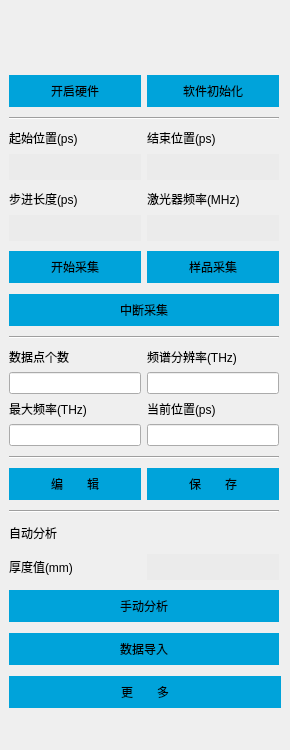
        <widget class="QWidget" name="gpWidget" native="true">
         <property name="geometry">
          <rect>
           <x>0</x>
           <y>0</y>
           <width>290</width>
           <height>750</height>
          </rect>
         </property>
         <property name="sizePolicy">
          <sizepolicy hsizetype="Fixed" vsizetype="Fixed">
           <horstretch>0</horstretch>
           <verstretch>0</verstretch>
          </sizepolicy>
         </property>
         <property name="minimumSize">
          <size>
           <width>290</width>
           <height>750</height>
          </size>
         </property>
         <property name="maximumSize">
          <size>
           <width>290</width>
           <height>750</height>
          </size>
         </property>
         <layout class="QVBoxLayout" name="verticalLayout">
          <property name="leftMargin">
           <number>9</number>
          </property>
          <property name="topMargin">
           <number>9</number>
          </property>
          <property name="rightMargin">
           <number>9</number>
          </property>
          <property name="bottomMargin">
           <number>9</number>
          </property>
          <item>
           <layout class="QHBoxLayout" name="horizontalLayout2">
            <property name="sizeConstraint">
             <enum>QLayout::SetFixedSize</enum>
            </property>
            <item>
             <spacer name="horizontalSpacer3">
              <property name="orientation">
               <enum>Qt::Horizontal</enum>
              </property>
              <property name="sizeType">
               <enum>QSizePolicy::Fixed</enum>
              </property>
              <property name="sizeHint" stdset="0">
               <size>
                <width>40</width>
                <height>20</height>
               </size>
              </property>
             </spacer>
            </item>
            <item>
             <widget class="LedButton" name="ledBtn1" native="true">
              <property name="sizePolicy">
               <sizepolicy hsizetype="Fixed" vsizetype="Fixed">
                <horstretch>0</horstretch>
                <verstretch>0</verstretch>
               </sizepolicy>
              </property>
              <property name="minimumSize">
               <size>
                <width>70</width>
                <height>60</height>
               </size>
              </property>
              <property name="maximumSize">
               <size>
                <width>70</width>
                <height>60</height>
               </size>
              </property>
             </widget>
            </item>
            <item>
             <widget class="LedButton" name="ledBtn2" native="true">
              <property name="sizePolicy">
               <sizepolicy hsizetype="Fixed" vsizetype="Fixed">
                <horstretch>0</horstretch>
                <verstretch>0</verstretch>
               </sizepolicy>
              </property>
              <property name="minimumSize">
               <size>
                <width>70</width>
                <height>60</height>
               </size>
              </property>
              <property name="maximumSize">
               <size>
                <width>70</width>
                <height>60</height>
               </size>
              </property>
             </widget>
            </item>
            <item>
             <widget class="LedButton" name="ledBtn3" native="true">
              <property name="sizePolicy">
               <sizepolicy hsizetype="Fixed" vsizetype="Fixed">
                <horstretch>0</horstretch>
                <verstretch>0</verstretch>
               </sizepolicy>
              </property>
              <property name="minimumSize">
               <size>
                <width>70</width>
                <height>60</height>
               </size>
              </property>
              <property name="maximumSize">
               <size>
                <width>70</width>
                <height>60</height>
               </size>
              </property>
             </widget>
            </item>
            <item>
             <spacer name="horizontalSpacer4">
              <property name="orientation">
               <enum>Qt::Horizontal</enum>
              </property>
              <property name="sizeType">
               <enum>QSizePolicy::Fixed</enum>
              </property>
              <property name="sizeHint" stdset="0">
               <size>
                <width>40</width>
                <height>20</height>
               </size>
              </property>
             </spacer>
            </item>
           </layout>
          </item>
          <item>
           <layout class="QGridLayout" name="gridLayout">
            <property name="horizontalSpacing">
             <number>6</number>
            </property>
            <item row="7" column="0" colspan="2">
             <widget class="QPushButton" name="btnGpStop">
              <property name="sizePolicy">
               <sizepolicy hsizetype="Fixed" vsizetype="Fixed">
                <horstretch>0</horstretch>
                <verstretch>0</verstretch>
               </sizepolicy>
              </property>
              <property name="minimumSize">
               <size>
                <width>270</width>
                <height>32</height>
               </size>
              </property>
              <property name="maximumSize">
               <size>
                <width>270</width>
                <height>32</height>
               </size>
              </property>
              <property name="styleSheet">
               <string notr="true">QPushButton{background-color:#FF00A3DA;border:none;} QPushButton:hover{background-color:#8F00A3DA;}QPushButton:disabled{background-color:#FFB1B1B1;}</string>
              </property>
              <property name="text">
               <string>中断采集</string>
              </property>
             </widget>
            </item>
            <item row="4" column="1">
             <widget class="QLabel" name="label_4">
              <property name="text">
               <string>激光器频率(MHz)</string>
              </property>
             </widget>
            </item>
            <item row="0" column="1">
             <widget class="QPushButton" name="btnGpInit">
              <property name="sizePolicy">
               <sizepolicy hsizetype="Fixed" vsizetype="Fixed">
                <horstretch>0</horstretch>
                <verstretch>0</verstretch>
               </sizepolicy>
              </property>
              <property name="minimumSize">
               <size>
                <width>132</width>
                <height>32</height>
               </size>
              </property>
              <property name="maximumSize">
               <size>
                <width>132</width>
                <height>32</height>
               </size>
              </property>
              <property name="styleSheet">
               <string notr="true">QPushButton{background-color:#FF00A3DA;border:none;} QPushButton:hover{background-color:#8F00A3DA;}QPushButton:disabled{background-color:#FFB1B1B1;}</string>
              </property>
              <property name="text">
               <string>软件初始化</string>
              </property>
             </widget>
            </item>
            <item row="10" column="0">
             <widget class="QLineEdit" name="txtNumOfPt">
              <property name="sizePolicy">
               <sizepolicy hsizetype="Fixed" vsizetype="Fixed">
                <horstretch>0</horstretch>
                <verstretch>0</verstretch>
               </sizepolicy>
              </property>
              <property name="minimumSize">
               <size>
                <width>132</width>
                <height>0</height>
               </size>
              </property>
              <property name="maximumSize">
               <size>
                <width>132</width>
                <height>16777215</height>
               </size>
              </property>
              <property name="styleSheet">
               <string notr="true">QLineEdit[readOnly='true'] { background-color: #FFB1B1B1; border:none; height:26px; margin:1px 0px 5px 0px;}</string>
              </property>
              <property name="readOnly">
               <bool>true</bool>
              </property>
             </widget>
            </item>
            <item row="22" column="0" colspan="2">
             <widget class="QPushButton" name="btnGpAnalysis">
              <property name="sizePolicy">
               <sizepolicy hsizetype="Fixed" vsizetype="Fixed">
                <horstretch>0</horstretch>
                <verstretch>0</verstretch>
               </sizepolicy>
              </property>
              <property name="minimumSize">
               <size>
                <width>270</width>
                <height>37</height>
               </size>
              </property>
              <property name="maximumSize">
               <size>
                <width>270</width>
                <height>37</height>
               </size>
              </property>
              <property name="styleSheet">
               <string notr="true">QPushButton{background-color:#FF00A3DA;border:none;margin:0px 0px 5px 0px;} QPushButton:hover{background-color:#8F00A3DA;}QPushButton:disabled{background-color:#FFB1B1B1;}</string>
              </property>
              <property name="text">
               <string>手动分析</string>
              </property>
             </widget>
            </item>
            <item row="9" column="0">
             <widget class="QLabel" name="label_7">
              <property name="text">
               <string>数据点个数</string>
              </property>
             </widget>
            </item>
            <item row="14" column="0" colspan="2">
             <widget class="Line" name="line_11">
              <property name="sizePolicy">
               <sizepolicy hsizetype="Fixed" vsizetype="Preferred">
                <horstretch>0</horstretch>
                <verstretch>0</verstretch>
               </sizepolicy>
              </property>
              <property name="minimumSize">
               <size>
                <width>270</width>
                <height>10</height>
               </size>
              </property>
              <property name="maximumSize">
               <size>
                <width>270</width>
                <height>10</height>
               </size>
              </property>
              <property name="frameShadow">
               <enum>QFrame::Sunken</enum>
              </property>
              <property name="lineWidth">
               <number>1</number>
              </property>
              <property name="orientation">
               <enum>Qt::Horizontal</enum>
              </property>
             </widget>
            </item>
            <item row="17" column="0" colspan="2">
             <widget class="Line" name="line_4">
              <property name="sizePolicy">
               <sizepolicy hsizetype="Fixed" vsizetype="Fixed">
                <horstretch>0</horstretch>
                <verstretch>0</verstretch>
               </sizepolicy>
              </property>
              <property name="minimumSize">
               <size>
                <width>270</width>
                <height>10</height>
               </size>
              </property>
              <property name="maximumSize">
               <size>
                <width>270</width>
                <height>10</height>
               </size>
              </property>
              <property name="frameShadow">
               <enum>QFrame::Sunken</enum>
              </property>
              <property name="lineWidth">
               <number>1</number>
              </property>
              <property name="orientation">
               <enum>Qt::Horizontal</enum>
              </property>
             </widget>
            </item>
            <item row="15" column="1">
             <widget class="QPushButton" name="btnGpSave">
              <property name="sizePolicy">
               <sizepolicy hsizetype="Fixed" vsizetype="Fixed">
                <horstretch>0</horstretch>
                <verstretch>0</verstretch>
               </sizepolicy>
              </property>
              <property name="minimumSize">
               <size>
                <width>132</width>
                <height>32</height>
               </size>
              </property>
              <property name="maximumSize">
               <size>
                <width>132</width>
                <height>32</height>
               </size>
              </property>
              <property name="styleSheet">
               <string notr="true">QPushButton{background-color:#FF00A3DA;border:none;} QPushButton:hover{background-color:#8F00A3DA;}QPushButton:disabled{background-color:#FFB1B1B1;}</string>
              </property>
              <property name="text">
               <string>保　　存</string>
              </property>
             </widget>
            </item>
            <item row="6" column="1">
             <widget class="QPushButton" name="btnGpSam">
              <property name="sizePolicy">
               <sizepolicy hsizetype="Fixed" vsizetype="Fixed">
                <horstretch>0</horstretch>
                <verstretch>0</verstretch>
               </sizepolicy>
              </property>
              <property name="minimumSize">
               <size>
                <width>132</width>
                <height>37</height>
               </size>
              </property>
              <property name="maximumSize">
               <size>
                <width>132</width>
                <height>37</height>
               </size>
              </property>
              <property name="styleSheet">
               <string notr="true">QPushButton{background-color:#FF00A3DA;border:none;margin:0px 0px 5px 0px;} QPushButton:hover{background-color:#8F00A3DA;}QPushButton:disabled{background-color:#FFB1B1B1;}</string>
              </property>
              <property name="text">
               <string>样品采集</string>
              </property>
             </widget>
            </item>
            <item row="6" column="0">
             <widget class="QPushButton" name="btnGpRef">
              <property name="sizePolicy">
               <sizepolicy hsizetype="Fixed" vsizetype="Fixed">
                <horstretch>0</horstretch>
                <verstretch>0</verstretch>
               </sizepolicy>
              </property>
              <property name="minimumSize">
               <size>
                <width>132</width>
                <height>37</height>
               </size>
              </property>
              <property name="maximumSize">
               <size>
                <width>132</width>
                <height>37</height>
               </size>
              </property>
              <property name="styleSheet">
               <string notr="true">QPushButton{background-color:#FF00A3DA;border:none;margin:0px 0px 5px 0px;} QPushButton:hover{background-color:#8F00A3DA;}QPushButton:disabled{background-color:#FFB1B1B1;}</string>
              </property>
              <property name="text">
               <string>开始采集</string>
              </property>
             </widget>
            </item>
            <item row="21" column="0">
             <widget class="QLabel" name="label_10">
              <property name="text">
               <string>厚度值(mm)</string>
              </property>
             </widget>
            </item>
            <item row="3" column="0">
             <widget class="QLineEdit" name="txtStart">
              <property name="sizePolicy">
               <sizepolicy hsizetype="Fixed" vsizetype="Fixed">
                <horstretch>0</horstretch>
                <verstretch>0</verstretch>
               </sizepolicy>
              </property>
              <property name="minimumSize">
               <size>
                <width>132</width>
                <height>0</height>
               </size>
              </property>
              <property name="maximumSize">
               <size>
                <width>132</width>
                <height>16777215</height>
               </size>
              </property>
              <property name="styleSheet">
               <string notr="true">QLineEdit { background-color: #FFEBEBEB; border:none; height:26px; margin:1px 0px 4px 0px}</string>
              </property>
             </widget>
            </item>
            <item row="20" column="1">
             <layout class="QHBoxLayout" name="horizontalLayout3">
              <property name="sizeConstraint">
               <enum>QLayout::SetFixedSize</enum>
              </property>
              <property name="bottomMargin">
               <number>0</number>
              </property>
              <item>
               <spacer name="horizontalSpacer5">
                <property name="orientation">
                 <enum>Qt::Horizontal</enum>
                </property>
                <property name="sizeHint" stdset="0">
                 <size>
                  <width>40</width>
                  <height>20</height>
                 </size>
                </property>
               </spacer>
              </item>
              <item>
               <widget class="SwitchButton" name="btnGpAuto">
                <property name="sizePolicy">
                 <sizepolicy hsizetype="Fixed" vsizetype="Fixed">
                  <horstretch>0</horstretch>
                  <verstretch>0</verstretch>
                 </sizepolicy>
                </property>
                <property name="minimumSize">
                 <size>
                  <width>60</width>
                  <height>22</height>
                 </size>
                </property>
                <property name="maximumSize">
                 <size>
                  <width>60</width>
                  <height>22</height>
                 </size>
                </property>
                <property name="styleSheet">
                 <string notr="true">QPushButton{border:one}</string>
                </property>
               </widget>
              </item>
             </layout>
            </item>
            <item row="0" column="0">
             <widget class="QPushButton" name="btnGpOpenDev">
              <property name="enabled">
               <bool>true</bool>
              </property>
              <property name="sizePolicy">
               <sizepolicy hsizetype="Fixed" vsizetype="Fixed">
                <horstretch>0</horstretch>
                <verstretch>0</verstretch>
               </sizepolicy>
              </property>
              <property name="minimumSize">
               <size>
                <width>132</width>
                <height>32</height>
               </size>
              </property>
              <property name="maximumSize">
               <size>
                <width>132</width>
                <height>32</height>
               </size>
              </property>
              <property name="styleSheet">
               <string notr="true">QPushButton{background-color:#FF00A3DA;border:none;} QPushButton:hover{background-color:#8F00A3DA;}QPushButton:disabled{background-color:#FFB1B1B1;}</string>
              </property>
              <property name="text">
               <string>开启硬件</string>
              </property>
             </widget>
            </item>
            <item row="11" column="1">
             <widget class="QLabel" name="label_5">
              <property name="text">
               <string>当前位置(ps)</string>
              </property>
             </widget>
            </item>
            <item row="20" column="0">
             <widget class="QLabel" name="label_9">
              <property name="text">
               <string>自动分析</string>
              </property>
             </widget>
            </item>
            <item row="9" column="1">
             <widget class="QLabel" name="label_8">
              <property name="text">
               <string>频谱分辨率(THz)</string>
              </property>
             </widget>
            </item>
            <item row="5" column="1">
             <widget class="QLineEdit" name="txtGpHz">
              <property name="sizePolicy">
               <sizepolicy hsizetype="Fixed" vsizetype="Fixed">
                <horstretch>0</horstretch>
                <verstretch>0</verstretch>
               </sizepolicy>
              </property>
              <property name="minimumSize">
               <size>
                <width>132</width>
                <height>0</height>
               </size>
              </property>
              <property name="maximumSize">
               <size>
                <width>132</width>
                <height>16777215</height>
               </size>
              </property>
              <property name="styleSheet">
               <string notr="true">QLineEdit { background-color: #FFEBEBEB; border:none; height:26px; margin:1px 0px 4px 0px}</string>
              </property>
             </widget>
            </item>
            <item row="1" column="0" colspan="2">
             <widget class="Line" name="line_13">
              <property name="sizePolicy">
               <sizepolicy hsizetype="Fixed" vsizetype="Preferred">
                <horstretch>0</horstretch>
                <verstretch>0</verstretch>
               </sizepolicy>
              </property>
              <property name="minimumSize">
               <size>
                <width>270</width>
                <height>10</height>
               </size>
              </property>
              <property name="maximumSize">
               <size>
                <width>270</width>
                <height>10</height>
               </size>
              </property>
              <property name="frameShadow">
               <enum>QFrame::Sunken</enum>
              </property>
              <property name="lineWidth">
               <number>1</number>
              </property>
              <property name="orientation">
               <enum>Qt::Horizontal</enum>
              </property>
             </widget>
            </item>
            <item row="21" column="1">
             <widget class="QLineEdit" name="txtGpThickness">
              <property name="sizePolicy">
               <sizepolicy hsizetype="Fixed" vsizetype="Fixed">
                <horstretch>0</horstretch>
                <verstretch>0</verstretch>
               </sizepolicy>
              </property>
              <property name="minimumSize">
               <size>
                <width>132</width>
                <height>0</height>
               </size>
              </property>
              <property name="maximumSize">
               <size>
                <width>132</width>
                <height>16777215</height>
               </size>
              </property>
              <property name="styleSheet">
               <string notr="true">QLineEdit { background-color: #FFEBEBEB; border:none; height:26px; margin:4px 0px 4px 0px}</string>
              </property>
              <property name="readOnly">
               <bool>false</bool>
              </property>
             </widget>
            </item>
            <item row="12" column="1">
             <widget class="QLineEdit" name="txtCurrent">
              <property name="sizePolicy">
               <sizepolicy hsizetype="Fixed" vsizetype="Fixed">
                <horstretch>0</horstretch>
                <verstretch>0</verstretch>
               </sizepolicy>
              </property>
              <property name="minimumSize">
               <size>
                <width>132</width>
                <height>0</height>
               </size>
              </property>
              <property name="maximumSize">
               <size>
                <width>132</width>
                <height>16777215</height>
               </size>
              </property>
              <property name="styleSheet">
               <string notr="true">QLineEdit[readOnly='true'] { background-color: #FFB1B1B1; border:none; height:26px; margin:1px 0px 0px 0px;}</string>
              </property>
              <property name="readOnly">
               <bool>true</bool>
              </property>
             </widget>
            </item>
            <item row="23" column="0" colspan="2">
             <widget class="QPushButton" name="btnGpImport">
              <property name="sizePolicy">
               <sizepolicy hsizetype="Fixed" vsizetype="Fixed">
                <horstretch>0</horstretch>
                <verstretch>0</verstretch>
               </sizepolicy>
              </property>
              <property name="minimumSize">
               <size>
                <width>270</width>
                <height>37</height>
               </size>
              </property>
              <property name="maximumSize">
               <size>
                <width>270</width>
                <height>37</height>
               </size>
              </property>
              <property name="styleSheet">
               <string notr="true">QPushButton{background-color:#FF00A3DA;border:none;margin:0px 0px 5px 0px;} QPushButton:hover{background-color:#8F00A3DA;}QPushButton:disabled{background-color:#FFB1B1B1;}</string>
              </property>
              <property name="text">
               <string>数据导入</string>
              </property>
             </widget>
            </item>
            <item row="11" column="0">
             <widget class="QLabel" name="label_6">
              <property name="text">
               <string>最大频率(THz)</string>
              </property>
             </widget>
            </item>
            <item row="12" column="0">
             <widget class="QLineEdit" name="txtMaxHz">
              <property name="sizePolicy">
               <sizepolicy hsizetype="Fixed" vsizetype="Fixed">
                <horstretch>0</horstretch>
                <verstretch>0</verstretch>
               </sizepolicy>
              </property>
              <property name="minimumSize">
               <size>
                <width>132</width>
                <height>0</height>
               </size>
              </property>
              <property name="maximumSize">
               <size>
                <width>132</width>
                <height>16777215</height>
               </size>
              </property>
              <property name="styleSheet">
               <string notr="true">QLineEdit[readOnly='true'] { background-color: #FFB1B1B1; border:none; height:26px; margin:1px 0px 0px 0px;}</string>
              </property>
              <property name="readOnly">
               <bool>true</bool>
              </property>
             </widget>
            </item>
            <item row="24" column="0" colspan="2">
             <widget class="QPushButton" name="btnGpMore">
              <property name="sizePolicy">
               <sizepolicy hsizetype="Fixed" vsizetype="Fixed">
                <horstretch>0</horstretch>
                <verstretch>0</verstretch>
               </sizepolicy>
              </property>
              <property name="minimumSize">
               <size>
                <width>272</width>
                <height>32</height>
               </size>
              </property>
              <property name="maximumSize">
               <size>
                <width>270</width>
                <height>32</height>
               </size>
              </property>
              <property name="styleSheet">
               <string notr="true">QPushButton{background-color:#FF00A3DA;border:none;} QPushButton:hover{background-color:#8F00A3DA;}QPushButton:disabled{background-color:#FFB1B1B1;}</string>
              </property>
              <property name="text">
               <string>更　　多</string>
              </property>
             </widget>
            </item>
            <item row="4" column="0">
             <widget class="QLabel" name="label_3">
              <property name="text">
               <string>步进长度(ps)</string>
              </property>
             </widget>
            </item>
            <item row="3" column="1">
             <widget class="QLineEdit" name="txtEnd">
              <property name="sizePolicy">
               <sizepolicy hsizetype="Fixed" vsizetype="Fixed">
                <horstretch>0</horstretch>
                <verstretch>0</verstretch>
               </sizepolicy>
              </property>
              <property name="minimumSize">
               <size>
                <width>132</width>
                <height>0</height>
               </size>
              </property>
              <property name="maximumSize">
               <size>
                <width>132</width>
                <height>16777215</height>
               </size>
              </property>
              <property name="styleSheet">
               <string notr="true">QLineEdit { background-color: #FFEBEBEB; border:none; height:26px; margin:1px 0px 4px 0px}</string>
              </property>
             </widget>
            </item>
            <item row="5" column="0">
             <widget class="QLineEdit" name="txtStep">
              <property name="sizePolicy">
               <sizepolicy hsizetype="Fixed" vsizetype="Fixed">
                <horstretch>0</horstretch>
                <verstretch>0</verstretch>
               </sizepolicy>
              </property>
              <property name="minimumSize">
               <size>
                <width>132</width>
                <height>0</height>
               </size>
              </property>
              <property name="maximumSize">
               <size>
                <width>132</width>
                <height>16777215</height>
               </size>
              </property>
              <property name="styleSheet">
               <string notr="true">QLineEdit { background-color: #FFEBEBEB; border:none; height:26px; margin:1px 0px 4px 0px}</string>
              </property>
             </widget>
            </item>
            <item row="2" column="1">
             <widget class="QLabel" name="label_2">
              <property name="text">
               <string>结束位置(ps)</string>
              </property>
             </widget>
            </item>
            <item row="2" column="0">
             <widget class="QLabel" name="label">
              <property name="text">
               <string>起始位置(ps)</string>
              </property>
             </widget>
            </item>
            <item row="8" column="0" colspan="2">
             <widget class="Line" name="line_12">
              <property name="sizePolicy">
               <sizepolicy hsizetype="Fixed" vsizetype="Fixed">
                <horstretch>0</horstretch>
                <verstretch>0</verstretch>
               </sizepolicy>
              </property>
              <property name="minimumSize">
               <size>
                <width>270</width>
                <height>10</height>
               </size>
              </property>
              <property name="maximumSize">
               <size>
                <width>270</width>
                <height>10</height>
               </size>
              </property>
              <property name="frameShadow">
               <enum>QFrame::Sunken</enum>
              </property>
              <property name="lineWidth">
               <number>1</number>
              </property>
              <property name="orientation">
               <enum>Qt::Horizontal</enum>
              </property>
             </widget>
            </item>
            <item row="10" column="1">
             <widget class="QLineEdit" name="txtResolution">
              <property name="sizePolicy">
               <sizepolicy hsizetype="Fixed" vsizetype="Fixed">
                <horstretch>0</horstretch>
                <verstretch>0</verstretch>
               </sizepolicy>
              </property>
              <property name="minimumSize">
               <size>
                <width>132</width>
                <height>0</height>
               </size>
              </property>
              <property name="maximumSize">
               <size>
                <width>132</width>
                <height>16777215</height>
               </size>
              </property>
              <property name="styleSheet">
               <string notr="true">QLineEdit[readOnly='true'] { background-color: #FFB1B1B1; border:none; height:26px; margin:1px 0px 5px 0px;}</string>
              </property>
              <property name="readOnly">
               <bool>true</bool>
              </property>
             </widget>
            </item>
            <item row="15" column="0">
             <widget class="QPushButton" name="btnGpEdit">
              <property name="sizePolicy">
               <sizepolicy hsizetype="Fixed" vsizetype="Fixed">
                <horstretch>0</horstretch>
                <verstretch>0</verstretch>
               </sizepolicy>
              </property>
              <property name="minimumSize">
               <size>
                <width>132</width>
                <height>32</height>
               </size>
              </property>
              <property name="maximumSize">
               <size>
                <width>132</width>
                <height>32</height>
               </size>
              </property>
              <property name="styleSheet">
               <string notr="true">QPushButton{background-color:#FF00A3DA;border:none;} QPushButton:hover{background-color:#8F00A3DA;}QPushButton:disabled{background-color:#FFB1B1B1;}</string>
              </property>
              <property name="text">
               <string>编　　辑</string>
              </property>
             </widget>
            </item>
           </layout>
          </item>
          <item>
           <spacer name="verticalSpacer">
            <property name="orientation">
             <enum>Qt::Vertical</enum>
            </property>
            <property name="sizeHint" stdset="0">
             <size>
              <width>20</width>
              <height>40</height>
             </size>
            </property>
           </spacer>
          </item>
         </layout>
        </widget>
